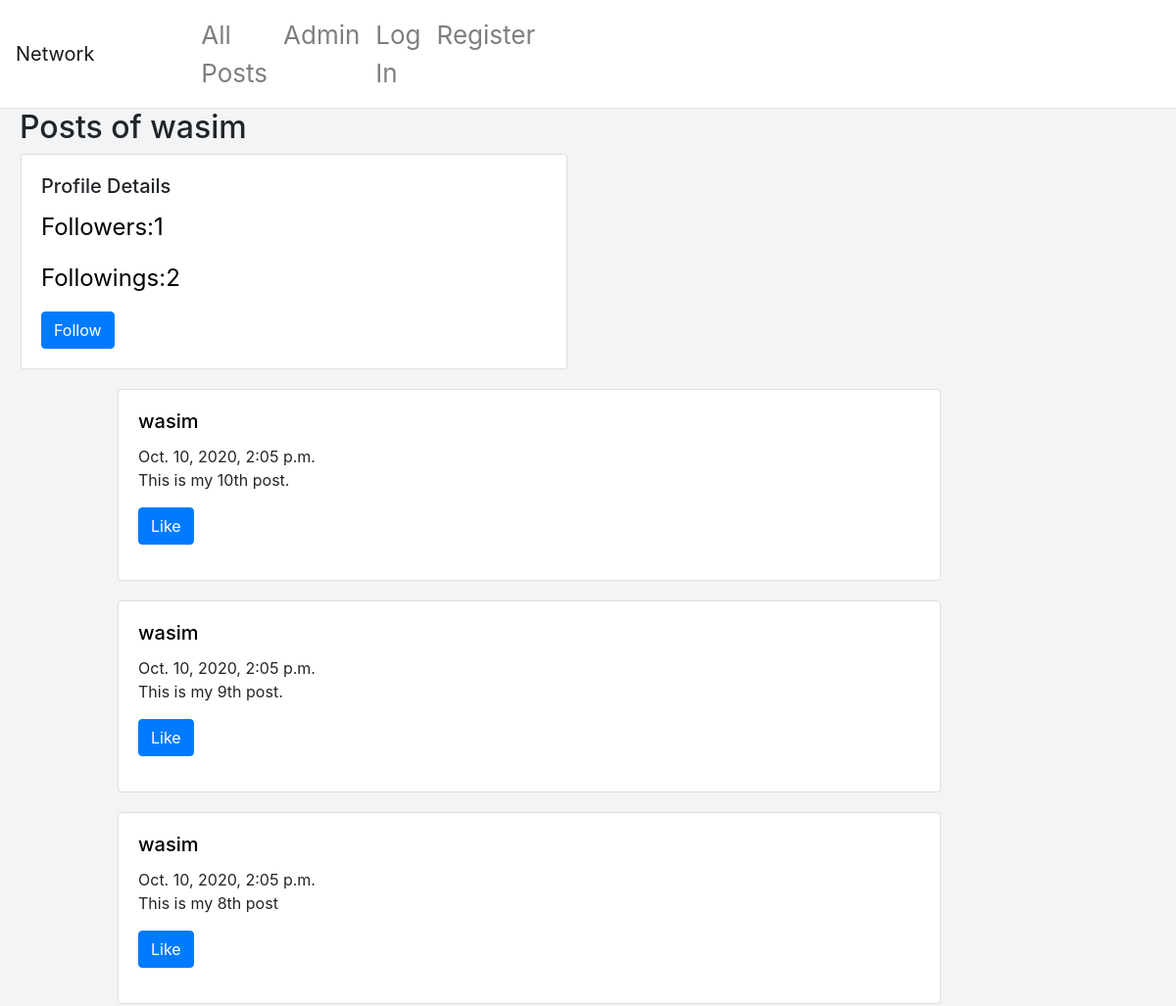
The app's page /profile/wasim (upper part), older data.
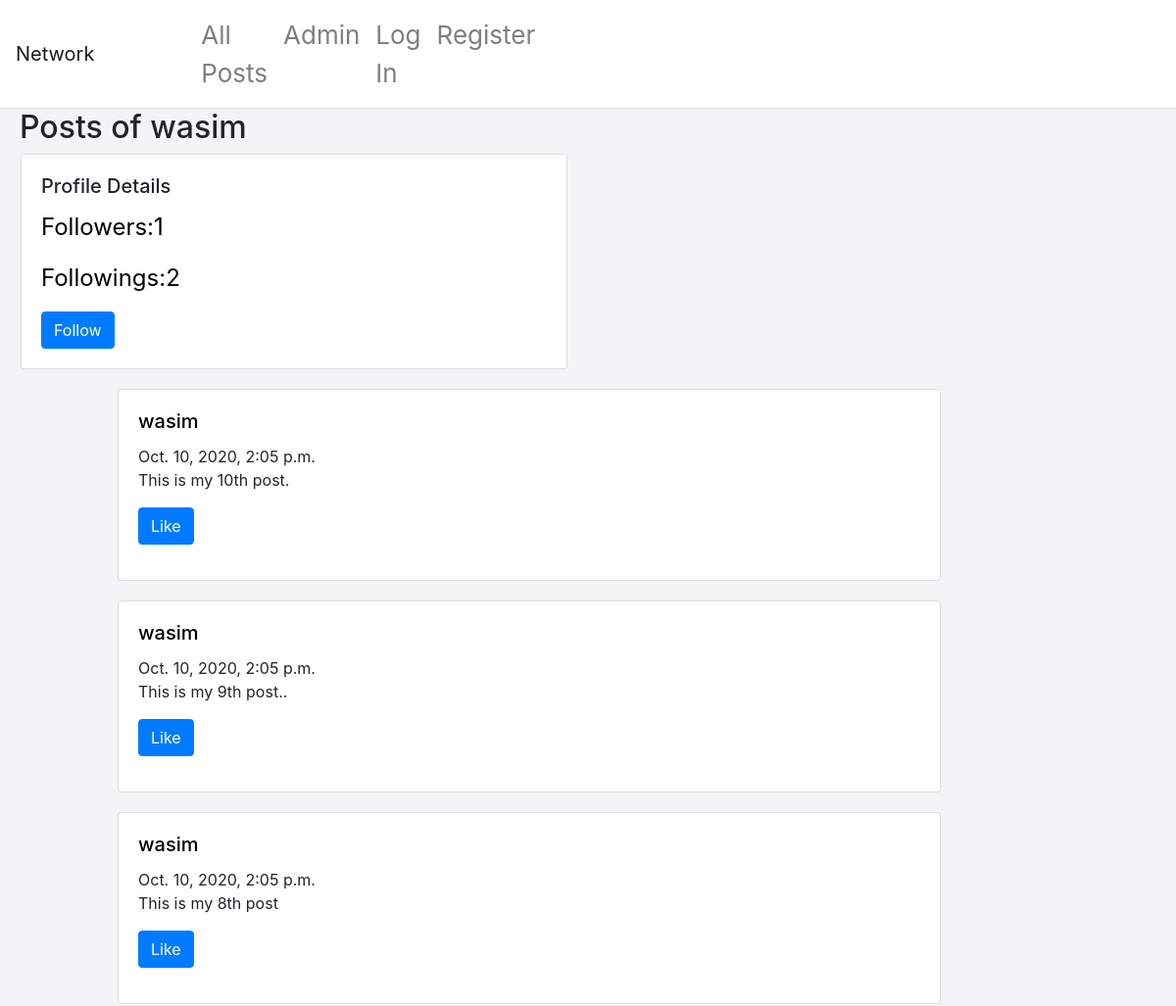
The same page, newer data.
### network/models.py (models this page shows, shortened)
class Post(models.Model):
    user = models.CharField(max_length=100)
    content = models.TextField()
    date = models.DateTimeField(auto_now_add=True)
    liked = models.ManyToManyField('User', default=None, blank=True, related_name='post_likes')

### network/views.py (the view)
# urls.py: path("profile/<str:username>",views.viewProfile,name="viewprofile"),
def viewProfile(request,username):
    if request.method == "GET":
        posts = Post.objects.filter(user=username).order_by('-id')
        followers = Profile.objects.filter(following=username)
        no_of_followers = followers.count()
        followings = Profile.objects.filter(user__username=username)
        no_of_followings = followings.count()
        try:
            profile = Profile.objects.get(user=request.user,following=username)#Already Following
            if(profile):
                AlreadyFollow = True
        except:
            AlreadyFollow = False
        return render(request, 'network/profile.html',{
            'posts':posts,
            'username':username,
            'alreadyFollow':AlreadyFollow,
            'no_of_followers':no_of_followers,
            'no_of_followings':no_of_followings,
        })

### network/templates/network/profile.html (shortened to what this page needs)
{% extends "network/layout.html" %}
{% block body %}
    <h2 style="margin-left: 20px;">Posts of {{username}}</h2>
    <div class="col-sm-6">
        <div class="card">
          <div class="card-body">
            <h5 class="card-title">Profile Details</h5>
            <p class="card-text">Followers:{{no_of_followers}}</p>
            <p class="card-text">Followings:{{no_of_followings}}</p>
            {% if username != request.user.username %}
            {% if alreadyFollow %}
            <a href="{% url 'unfollow' username %}" class="btn btn-primary">Unfollow</a>
            {% else %}
            <a href="{% url 'follow' username %}" class="btn btn-primary">Follow</a>
            {% endif %}
            {% endif %}
        </div>
        </div>
      </div>
    {% for post in posts %}
    <div class="card" style="width:70%;margin-left: 10%;margin-right: 20%;margin-top: 20px;">
        <div class="card-body">
            <a href="{% url 'viewprofile' post.user %}"><h5 class="card-title">{{post.user}}</h5></a>
            <div class="form-group{{post.id}}" id="form-group{{post.id}}" style="display: block;">
                <p>{{post.date}}<br>{{post.content}}</p>
                <button type="button" class="btn btn-primary">Like</button>
            </div>
        </div>
    </div>
    {% endfor %}
{% endblock %}

Row changes from the older to the newer data that the page shows:
changed Post: content "This is my 9th post." → "This is my 9th post.."
